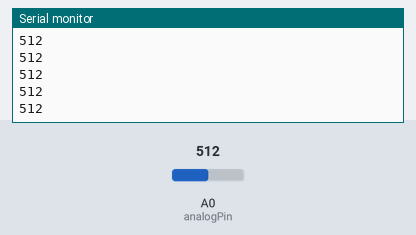
Bench run of a sketch on a simulated Arduino Uno, built with avr-gcc and run on an emulated ATmega328P. On the bench: the last lines printed to the serial monitor. The inputs (shaded band) are chosen by the test bench; at power-on: A0 (analogPin) = 512.

Above: at 1.2 s.
1.3 s: A0 (analogPin) set to 716
At 2.4 s:
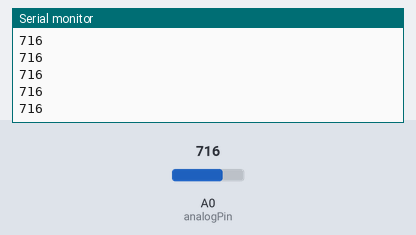
2.8 s: A0 (analogPin) set to 900
At 3.8 s:
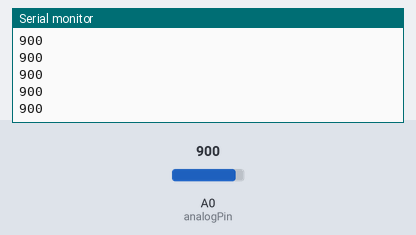
Timing chart, 0 to 5.8 s (numbered marks = the images above; inputs shaded):
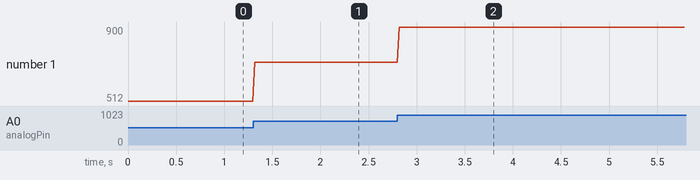

Measured:
- after the input at 1.3 s, the serial monitor: prints a new line at once (image 1)
- after the input at 2.8 s, the serial monitor: prints a new line at once (image 2)
- plotted number 1: 512 → 716 after the input at 1.3 s, 716 → 900 after the input at 2.8 s

The sketch:

practica_9.ino
```cpp
int val = 0;
int analogPin = 0;   // potentiometer connected to analog pin 3

void setup() {
  // put your setup code here, to run once:
  Serial.begin(9600);
}

void loop() {
  // put your main code here, to run repeatedly:
  val = analogRead(analogPin);  // read the input pin

  Serial.println(val);
  delay(20);
}

// analogRead values go from 0 to 1023, analogWrite values from 0 to 255
```
